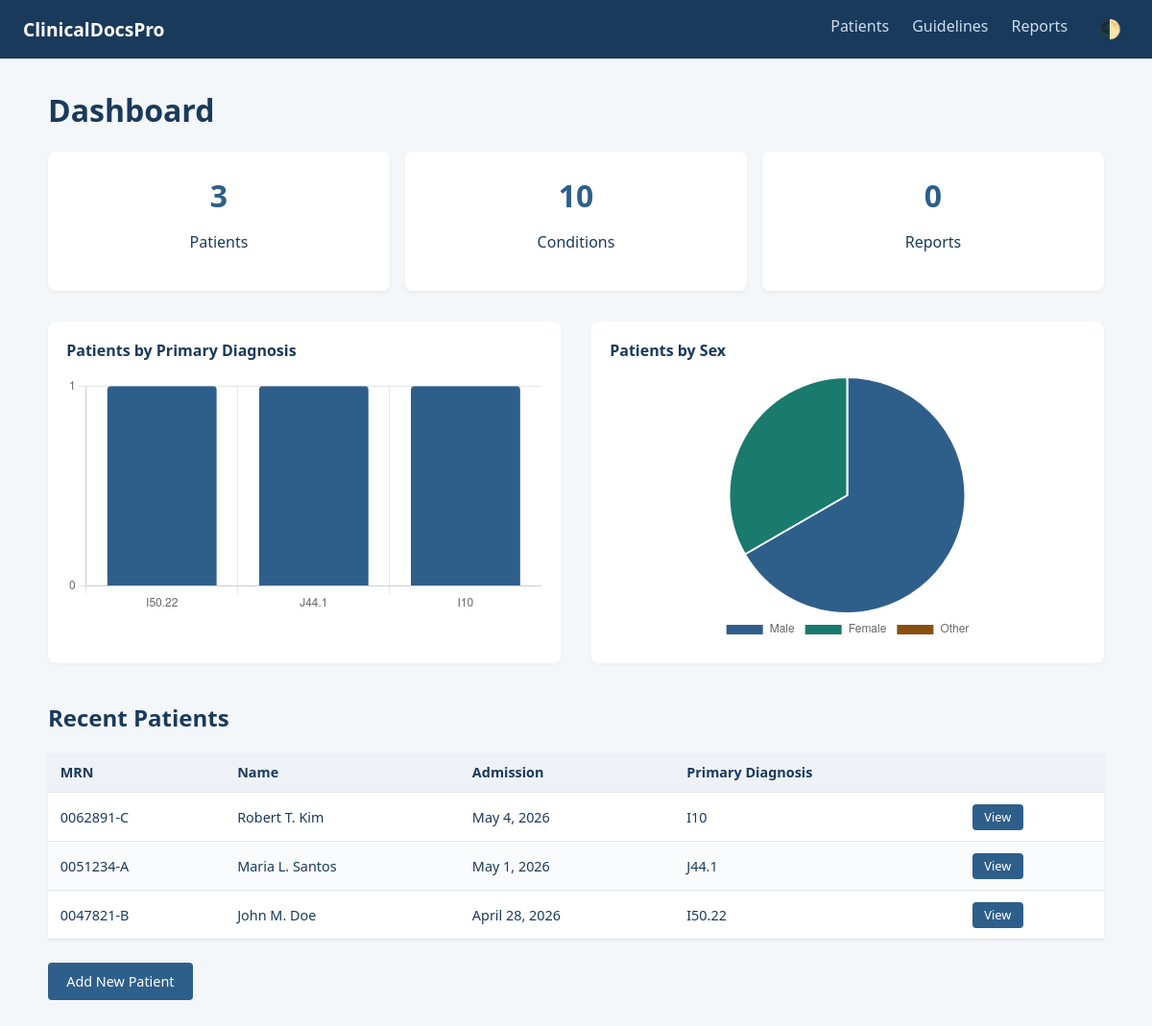
The page / on the database its author committed.
### tables this page shows
CREATE TABLE patients (
            mrn TEXT PRIMARY KEY,
            name TEXT NOT NULL,
            dob TEXT,
            sex TEXT,
            admitting_physician TEXT,
            admission_date TEXT,
            discharge_date TEXT,
            primary_diagnosis_code TEXT,
            primary_diagnosis_name TEXT,
            secondary_diagnoses TEXT,  -- JSON array
            medications TEXT,          -- JSON array
            allergies TEXT,            -- JSON array
            discharge_instructions TEXT,-- JSON array
            follow_up TEXT,            -- JSON array
            notes TEXT,
            created TEXT
        );

### web/app.py (the view)
@app.route("/")
def index():
    db   = load_db()
    stats = {
        "total_patients":  len(db),
        "total_conditions": len(list_conditions()),
        "total_reports":   len([f for f in os.listdir(REPORTS_DIR)
                                if f.endswith(".pdf")]) if os.path.exists(REPORTS_DIR) else 0,
    }
    recent = list(db.values())[-5:][::-1]
    return render_template("index.html", stats=stats, recent=recent)

### src/utils.py (called while the page is built)
def list_conditions():
    if not os.path.exists(CONDITIONS_DIR):
        return []
    return sorted([
        f for f in os.listdir(CONDITIONS_DIR)
        if f.endswith(".txt")
    ])

### web/templates/index.html (shortened to what this page needs)
{% extends "base.html" %}
{% block content %}
<h1>Dashboard</h1>
<div class="stats">
    <div class="stat-card">
        <h3>{{ stats.total_patients }}</h3>
        <p>Patients</p>
    </div>
    <div class="stat-card">
        <h3>{{ stats.total_conditions }}</h3>
        <p>Conditions</p>
    </div>
    <div class="stat-card">
        <h3>{{ stats.total_reports }}</h3>
        <p>Reports</p>
    </div>
</div>
<div class="charts-row">
    <div class="chart-container">
        <h2>Patients by Primary Diagnosis</h2>
        <canvas id="diagnosisChart"></canvas>
    </div>
    <div class="chart-container">
        <h2>Patients by Sex</h2>
        <canvas id="sexChart"></canvas>
    </div>
</div>
<h2>Recent Patients</h2>
{% if recent %}
<table>
    <thead>
        <tr><th>MRN</th><th>Name</th><th>Admission</th><th>Primary Diagnosis</th><th></th></tr>
    </thead>
    <tbody>
        {% for p in recent %}
        <tr>
            <td>{{ p.mrn }}</td>
            <td>{{ p.name }}</td>
            <td>{{ p.admission_date }}</td>
            <td>{{ p.primary_diagnosis.code }}</td>
            <td><a href="{{ url_for('patient_detail', mrn=p.mrn) }}" class="btn small">View</a></td>
        </tr>
        {% endfor %}
    </tbody>
</table>
{% else %}
<p>No patients yet.</p>
{% endif %}
<a href="{{ url_for('new_patient') }}" class="btn">Add New Patient</a>
<script>
fetch('/api/chart-data')
  .then(res => res.json())
  .then(data => {
    // Diagnosis bar chart
    const ctx1 = document.getElementById('diagnosisChart').getContext('2d');
    new Chart(ctx1, {
      type: 'bar',
      data: {
        labels: data.diagnoses.labels,
        datasets: [{
          label: 'Number of patients',
          data: data.diagnoses.values,
          backgroundColor: '#2e5f8a',
          borderRadius: 4
        }]
      },
      options: {
        responsive: true,
        plugins: {
          legend: { display: false }
        },
        scales: {
          y: { beginAtZero: true, ticks: { stepSize: 1 } }
        }
      }
    });
    // Sex pie chart
    const ctx2 = document.getElementById('sexChart').getContext('2d');
    new Chart(ctx2, {
      type: 'pie',
      data: {
        labels: data.sex.labels,
        datasets: [{
          data: data.sex.values,
          backgroundColor: ['#2e5f8a', '#1a7a6e', '#8a5010'],
          borderColor: 'white',
          borderWidth: 2
        }]
      },
      options: {
        responsive: true,
        plugins: {
          legend: { position: 'bottom' }
        }
      }
    });
  });
</script>
{% endblock %}

### web/templates/base.html (shortened to what this page needs)
<!DOCTYPE html>
<html lang="en">
<head>
    <link rel="stylesheet" href="{{ url_for('static', filename='style.css') }}">
</head>
<body>
    <nav>
        <div class="nav-brand">
            <a href="{{ url_for('index') }}">ClinicalDocsPro</a>
        </div>
        <ul>
            <li><a href="{{ url_for('patients') }}">Patients</a></li>
            <li><a href="{{ url_for('guidelines') }}">Guidelines</a></li>
            <li><a href="{{ url_for('reports') }}">Reports</a></li>
            <li><button id="dark-toggle" title="Toggle dark mode">🌓</button></li>
        </ul>
    </nav>
    <div class="container">
        {% block content %}{% endblock %}
    </div>
</body>
</html>

### web/static/style.css (style rules this page uses)
body { font-family: 'Segoe UI', Tahoma, Geneva, Verdana, sans-serif; margin: 0; background: #f4f7fa; color: #1a3a5c; }
nav { background: #1a3a5c; padding: 0 1.5rem; display: flex; align-items: center; justify-content: space-between; color: white; }
nav .nav-brand a { color: white; text-decoration: none; font-weight: bold; font-size: 1.2rem; }
nav ul { list-style: none; display: flex; gap: 1.5rem; }
nav ul li a { color: #ccddee; text-decoration: none; }
.container { max-width: 1100px; margin: 2rem auto; padding: 0 1rem; }
.stats { display: flex; gap: 1rem; margin-bottom: 2rem; }
.stat-card { background: white; padding: 1.5rem; border-radius: 8px; flex: 1; text-align: center; box-shadow: 0 2px 4px rgba(0,0,0,0.05); }
.stat-card h3 { margin: 0; font-size: 2rem; color: #2e5f8a; }
.btn { display: inline-block; background: #2e5f8a; color: white; padding: 0.6rem 1.2rem; text-decoration: none; border-radius: 4px; border: none; cursor: pointer; font-size: 0.9rem; }
.btn.small { padding: 0.3rem 0.8rem; font-size: 0.8rem; }
table { width: 100%; border-collapse: collapse; background: white; margin-bottom: 1.5rem; box-shadow: 0 1px 3px rgba(0,0,0,0.05); }
th, td { padding: 0.7rem 0.8rem; border-bottom: 1px solid #e0e6ed; text-align: left; font-size: 0.9rem; }
th { background: #eef2f7; font-weight: bold; }
tr:nth-child(even) { background: #f9fbfd; }
.charts-row { display: flex; gap: 2rem; margin: 1.5rem 0 2.5rem 0; flex-wrap: wrap; }
.chart-container { flex: 1 1 300px; background: white; padding: 1.2rem; border-radius: 8px; box-shadow: 0 1px 4px rgba(0,0,0,0.04); }
.chart-container h2 { font-size: 1rem; margin-top: 0; color: #1a3a5c; margin-bottom: 1rem; }
.chart-container canvas { max-height: 280px; }
#dark-toggle { background: transparent; border: none; cursor: pointer; font-size: 1.2rem; padding: 0.2rem 0.5rem; border-radius: 4px; }

### rows shown on the page
patients: mrn "0062891-C", name "Robert T. Kim", admission_date "May 4, 2026", primary_diagnosis.code "I10"
patients: mrn "0051234-A", name "Maria L. Santos", admission_date "May 1, 2026", primary_diagnosis.code "J44.1"
patients: mrn "0047821-B", name "John M. Doe", admission_date "April 28, 2026", primary_diagnosis.code "I50.22"

### other values the page prints
{{ stats.total_patients }} "3"
{{ stats.total_conditions }} "10"
{{ stats.total_reports }} "0"
